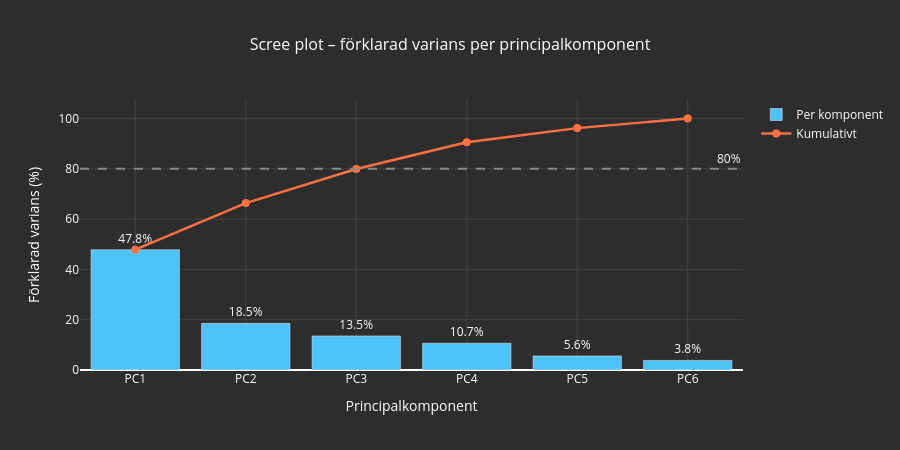

Notebook source saved alongside this figure:
### Code cell
# Kör PCA på alla 6 dimensioner och titta på hur mycket varians varje principalkomponent "(PC)" förklarar.
pca_full = PCA(n_components=6)
pca_full.fit(X_scaled)

varians = pca_full.explained_variance_ratio_ * 100
kumulativ = np.cumsum(varians)

fig = go.Figure()

fig.add_trace(go.Bar(
    x=[f"PC{i}" for i in range(1, 7)],
    y=varians,
    name="Per komponent",
    marker_color="#4fc3f7",
    text=[f"{v:.1f}%" for v in varians],
    textposition="outside",
    textfont=dict(color="white")
))

fig.add_trace(go.Scatter(
    x=[f"PC{i}" for i in range(1, 7)],
    y=kumulativ,
    name="Kumulativt",
    mode="lines+markers",
    line=dict(color="#ff7043", width=2.5),
    marker=dict(size=8)
))

fig.add_hline(y=80, line_dash="dash", line_color="#888888",
              annotation_text="80%", annotation_font_color="white")

fig.update_layout(
    title=dict(text="Scree plot – förklarad varians per principalkomponent",
               font=dict(color="white", size=16), x=0.5),
    xaxis=dict(title="Principalkomponent", title_font=dict(color="white"),
               tickfont=dict(color="white"), gridcolor="#444444"),
    yaxis=dict(title="Förklarad varians (%)", title_font=dict(color="white"),
               tickfont=dict(color="white"), gridcolor="#444444"),
    plot_bgcolor="#2d2d2d",
    paper_bgcolor="#2d2d2d",
    legend=dict(font=dict(color="white")),
    height=450
)

fig.show()
    
# Till presentation: Scree-plotten visar om 2 komponenter räcker för att fånga mönstret. 
# Om PC1+PC2 förklarar t.ex. 70% av variansen är en 2D-plot meningsfull.

### Figure 1 — Plotly figure (JSON) as saved in the notebook; plotly's stock layout.template omitted (floating-point values rounded to 4 significant figures)
{"data": [{"marker": {"color": "#4fc3f7"}, "name": "Per komponent", "text": ["47.8%", "18.5%", "13.5%", "10.7%", "5.6%", "3.8%"], "textfont": {"color": "white"}, "textposition": "outside", "type": "bar", "x": ["PC1", "PC2", "PC3", "PC4", "PC5", "PC6"], "y": [47.83, 18.54, 13.54, 10.66, 5.604, 3.824]}, {"line": {"color": "#ff7043", "width": 2.5}, "marker": {"size": 8}, "mode": "lines+markers", "name": "Kumulativt", "type": "scatter", "x": ["PC1", "PC2", "PC3", "PC4", "PC5", "PC6"], "y": [47.83, 66.38, 79.91, 90.57, 96.18, 100.0]}], "layout": {"annotations": [{"font": {"color": "white"}, "showarrow": false, "text": "80%", "x": 1, "xanchor": "right", "xref": "x domain", "y": 80, "yanchor": "bottom", "yref": "y"}], "height": 450, "legend": {"font": {"color": "white"}}, "paper_bgcolor": "#2d2d2d", "plot_bgcolor": "#2d2d2d", "shapes": [{"line": {"color": "#888888", "dash": "dash"}, "type": "line", "x0": 0, "x1": 1, "xref": "x domain", "y0": 80, "y1": 80, "yref": "y"}], "title": {"font": {"color": "white", "size": 16}, "text": "Scree plot – förklarad varians per principalkomponent", "x": 0.5}, "xaxis": {"gridcolor": "#444444", "tickfont": {"color": "white"}, "title": {"font": {"color": "white"}, "text": "Principalkomponent"}}, "yaxis": {"gridcolor": "#444444", "tickfont": {"color": "white"}, "title": {"font": {"color": "white"}, "text": "Förklarad varians (%)"}}}}
